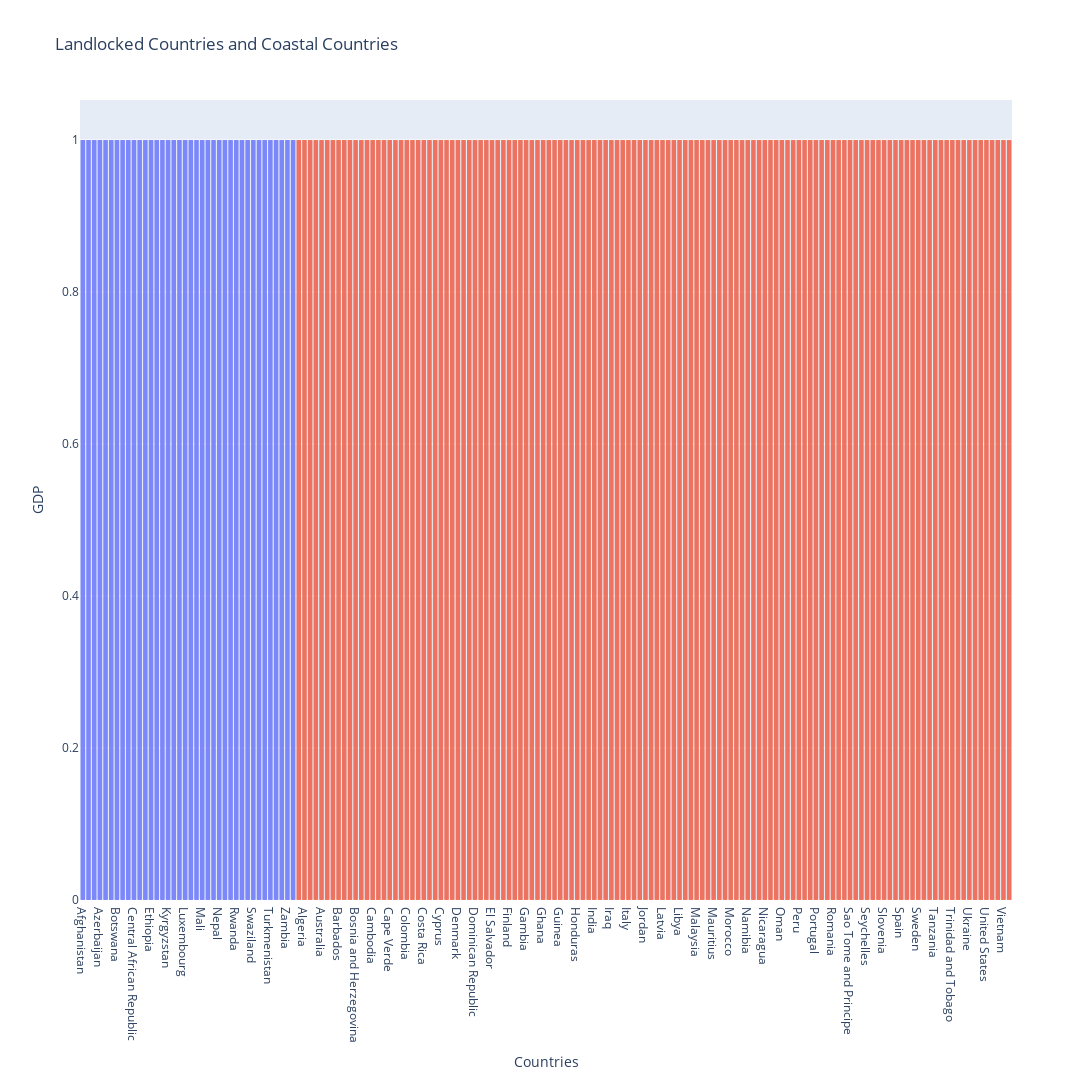

Notebook code for this chart:
### Code cell
fig = go.Figure()

fig.add_trace(go.Histogram(
    x = landlocked_data['Country'],
    y = landlocked_data['GDP'],
    name='Landlocked Countries',
    opacity=opacity_traces
))
fig.add_trace(go.Histogram(
    x = coastal_data['Country'],
    y = coastal_data['GDP'],
    name='Coastal Countries',
    opacity=opacity_traces
))

fig.update_layout(width=width_plot, height=height_plot, title='Landlocked Countries and Coastal Countries', xaxis_title='Countries', yaxis_title='GDP', showlegend=False, legend_title='Legend Title')

# fig.write_image("../plots/world_gdp/uk_gdp.png")

fig.show()

### Figure 1 — Plotly figure (JSON) as saved in the notebook; plotly's stock layout.template omitted (floating-point values rounded to 4 significant figures)
{"data": [{"name": "Landlocked Countries", "opacity": 0.8, "type": "histogram", "x": ["Afghanistan", "Armenia", "Austria", "Azerbaijan", "Belarus", "Bolivia", "Botswana", "Burkina Faso", "Burundi", "Central African Republic", "Chad", "Czech Republic", "Ethiopia", "Hungary", "Kazakhstan", "Kyrgyzstan", "Laos", "Lesotho", "Luxembourg", "Macedonia", "Malawi", "Mali", "Moldova", "Mongolia", "Nepal", "Niger", "Paraguay", "Rwanda", "Serbia", "Slovakia", "Swaziland", "Switzerland", "Tajikistan", "Turkmenistan", "Uganda", "Uzbekistan", "Zambia", "Zimbabwe"], "y": [1929, 9588, 45010, 15296, 18766, 6118, 15015, 1561, 692, 619, 2192, 31089, 1659, 24047, 23399, 6065, 6324, 3015, 69057, 13887, 950, 1604, 5851, 11105, 2586, 906, 8605, 1741, 14001, 26713, 7641, 61844, 3544, 22328, 1909, 9726, 3538, 1729]}, {"name": "Coastal Countries", "opacity": 0.8, "type": "histogram", "x": ["Albania", "Algeria", "Angola", "Argentina", "Australia", "Bahrain", "Bangladesh", "Barbados", "Belgium", "Benin", "Bosnia and Herzegovina", "Brazil", "Bulgaria", "Cambodia", "Cameroon", "Canada", "Cape Verde", "Chile", "China", "Colombia", "Comoros", "Congo", "Costa Rica", "Cote d'Ivoire", "Croatia", "Cyprus", "Czechoslovakia", "Democratic Republic of Congo", "Denmark", "Djibouti", "Dominica", "Dominican Republic", "Ecuador", "Egypt", "El Salvador", "Equatorial Guinea", "Estonia", "Finland", "France", "Gabon", "Gambia", "Georgia", "Germany", "Ghana", "Greece", "Guatemala", "Guinea", "Guinea-Bissau", "Haiti", "Honduras", "Hong Kong", "Iceland", "India", "Indonesia", "Iran", "Iraq", "Ireland", "Israel", "Italy", "Jamaica", "Japan", "Jordan", "Kenya", "Kuwait", "Latvia", "Lebanon", "Liberia", "Libya", "Lithuania", "Madagascar", "Malaysia", "Malta", "Mauritania", "Mauritius", "Mexico", "Montenegro", "Morocco", "Mozambique", "Myanmar", "Namibia", "Netherlands", "New Zealand", "Nicaragua", "Nigeria", "Norway", "Oman", "Pakistan", "Panama", "Peru", "Philippines", "Poland", "Portugal", "Puerto Rico", "Qatar", "Romania", "Russia", "Saint Lucia", "Sao Tome and Principe", "Saudi Arabia", "Senegal", "Seychelles", "Sierra Leone", "Singapore", "Slovenia", "South Africa", "South Korea", "Spain", "Sri Lanka", "Sudan", "Sweden", "Syria", "Taiwan", "Tanzania", "Thailand", "Togo", "Trinidad and Tobago", "Tunisia", "Turkey", "Ukraine", "United Arab Emirates", "United Kingdom", "United States", "Uruguay", "Venezuela", "Vietnam", "Yemen"], "y": [11285, 13328, 8397, 18695, 44783, 39773, 3250, 10160, 39733, 2166, 10576, 13479, 17953, 3307, 2803, 42969, 6512, 21446, 12320, 12963, 1713, 4310, 13986, 3664, 21625, 26540, 30118, 836, 45141, 3394, 9773, 14088, 10536, 11430, 8335, 31486, 26173, 38335, 38758, 14334, 1950, 10483, 46841, 3753, 24689, 7137, 1668, 1354, 1636, 4435, 47043, 42980, 5961, 10511, 15529, 13976, 55653, 32494, 34989, 7175, 36452, 11748, 3214, 67798, 23362, 12683, 764, 8096, 26182, 1307, 22687, 27612, 3307, 18852, 15803, 18244, 7613, 1288, 6139, 11741, 49254, 34040, 4872, 5323, 76397, 36883, 5250, 21538, 11540, 7223, 26002, 27726, 35082, 139783, 18913, 23064, 10737, 3640, 47474, 2544, 24856, 1070, 67180, 28761, 11949, 36151, 31556, 11118, 3750, 44371, 3557, 42304, 2518, 14341, 1515, 29358, 10621, 18784, 9694, 70284, 39162, 53015, 19896, 13159, 6031, 2199]}], "layout": {"height": 1080, "legend": {"title": {"text": "Legend Title"}}, "showlegend": false, "title": {"text": "Landlocked Countries and Coastal Countries"}, "width": 1920, "xaxis": {"title": {"text": "Countries"}}, "yaxis": {"title": {"text": "GDP"}}}}
